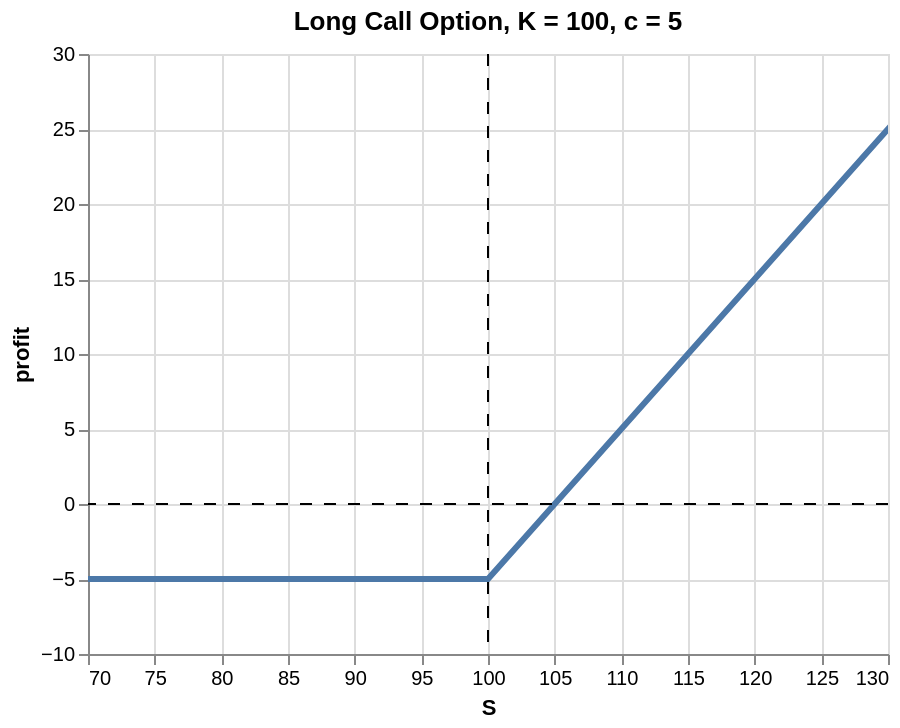

Write notebook code for a chart like this one.
### Markdown cell above
# Mechanics of Options Markets

## Options

```{admonition} Definition
:class: tip

- An option gives the holder the **right** to buy or sell at a certain price.
- An **option** is a derivative contract in which one party, the buyer, pays a
sum of money to the other party, the seller or writer, and receives the
**right** to either buy or sell an underlying asset at a fixed price either on a
specific expiration date or at any time prior to the expiration date.
```

- A **call option** is an option to **buy** a certain asset by a certain date
for a certain price (the strike price).
- A **put option** is an option to **sell** a certain asset by a certain date
for a certain price (the strike price).

+ An **American option** can be exercised at any time during its life.
+ A **European option** can be exercised only at maturity.

## Option Positions

### Long Call

### Code cell
k = 100  # strike price
p = 5  # option premium
df = pd.DataFrame()
df["S"] = pd.Series(range(0, 201))
df["profit"] = [max(s - k, 0) - p for s in df['S']]
chart = (
    alt.Chart(df)
    .mark_line(clip=True, strokeWidth=3)
    .encode(
        alt.X("S", scale=alt.Scale(domain=(70, 130))),
        alt.Y("profit", scale=alt.Scale(domain=(-10, 30))),
    )
    .properties(title="Long Call Option, K = 100, c = 5")
)
xrule = alt.Chart().mark_rule(strokeDash=[6, 6], strokeWidth=1).encode(x=alt.datum(100))
yrule = alt.Chart().mark_rule(strokeDash=[6, 6], strokeWidth=1).encode(y=alt.datum(0))

chart + xrule + yrule

### Figure 1 — Vega-Lite specification as saved in the notebook (floating-point values rounded to 4 significant figures; data arrays with more than 128 entries replaced by an {"elided": "..."} marker saying what was removed)
{"config": {"view": {"continuousWidth": 400, "continuousHeight": 300}}, "layer": [{"data": {"name": "data-93434342e0a577b3708bd0040dae4d8c"}, "mark": {"type": "line", "clip": true, "strokeWidth": 3}, "encoding": {"x": {"field": "S", "scale": {"domain": [70, 130]}, "type": "quantitative"}, "y": {"field": "profit", "scale": {"domain": [-10, 30]}, "type": "quantitative"}}, "title": "Long Call Option, K = 100, c = 5"}, {"data": {"name": "empty"}, "mark": {"type": "rule", "strokeDash": [6, 6], "strokeWidth": 1}, "encoding": {"x": {"datum": 100}}}, {"data": {"name": "empty"}, "mark": {"type": "rule", "strokeDash": [6, 6], "strokeWidth": 1}, "encoding": {"y": {"datum": 0}}}], "$schema": "https://vega.github.io/schema/vega-lite/v4.17.0.json", "datasets": {"data-93434342e0a577b3708bd0040dae4d8c": {"elided": "201 records"}, "empty": [{}]}}
